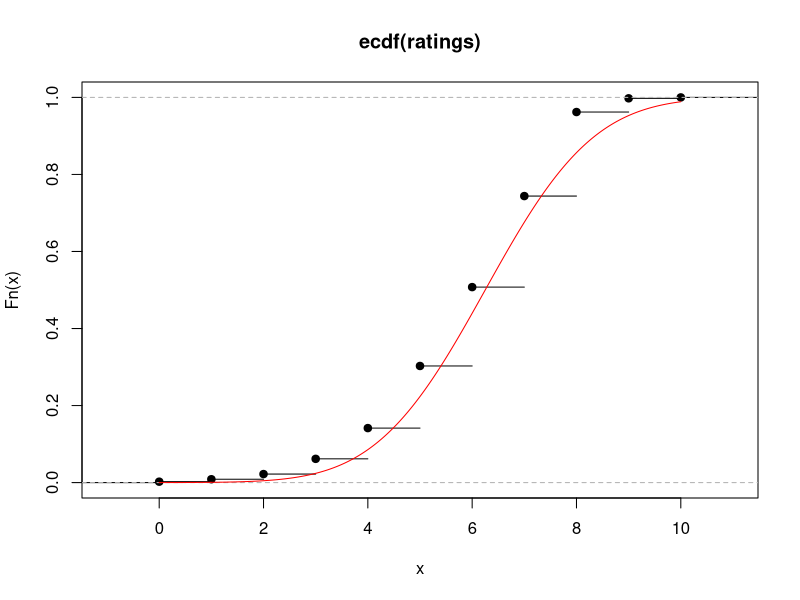
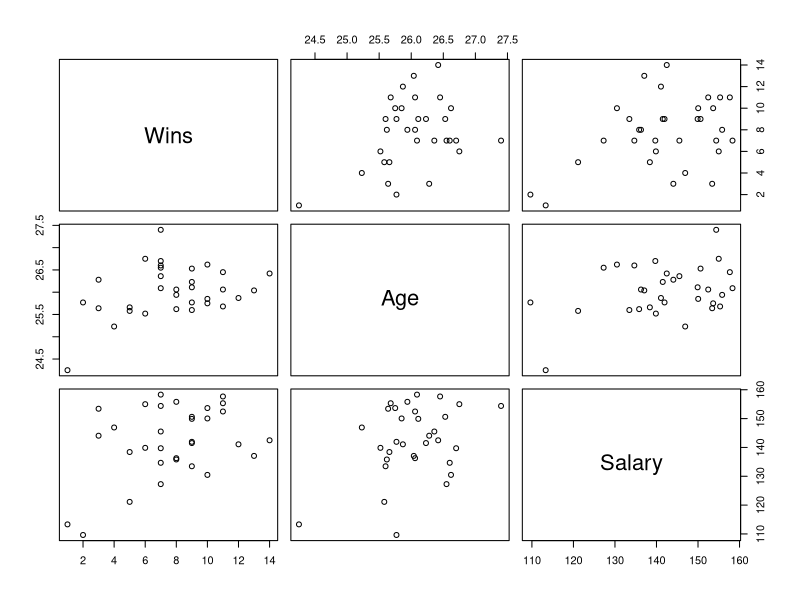

These charts were generated, in order, by the following R code: (Note: this script raises an error after producing the figures.)
#### MEAN ANALYSIS ######################################################################
options(width=300)

# zdroj1: https://www.kaggle.com/datasets/josephgreen/anthony-fantano-album-review-dataset?select=albums.csv

rawalbums <- read.csv("statprojekt/fantano_scores.csv")
rawalbums <- rawalbums[, c("album","artist", "date","genre", "score" )]
rawalbums <- rawalbums[order(rawalbums$date),]
head(rawalbums)
rownames(rawalbums) <- NULL
albums <- rawalbums[grepl("^(10|[0-9])$", rawalbums$score), ] #score iba numericke hodnoty
albums$score <- as.numeric(albums$score) #pretypovanie na numericke hodnoty
ratings <- albums$score
dim(albums)

plot(ecdf(ratings))
osX <- seq(0,10,length.out=10000)
lines(osX, pnorm(osX, mean=mean(ratings), sd=sqrt(var(ratings))), col="red")

# TEST NORMALITY
ks.test(ratings, "pnorm", mean = mean(ratings), sd = sd(ratings))
# p-value < 2.2e-16   ->   data niesu normalne

# TESTUJEME:
# H0: mu <= 5	vs 	H1: mu > 5 	
# h0: priemerne hodnotenie je <= 5 vs h1: priemerne hodnotenie je > ako 5
wilcox.test(ratings, alternative = "greater", mu = 5)
# p-value < 2.2e-16   ->   zamietame h0


# Pre porovnanie dvoch priemerov vezmeme priemerne hodnotenie albumov z dvoch najhodnotenejsich albumov:
# (hiphop, pop)
summary(albums)

head(sort(table(albums$genre), decreasing = TRUE), 5)
hiphop <- albums[grepl("hip hop", albums$genre),]
pop <- albums[grepl("pop", albums$genre),]

# TESTUJEME:
# H0: mu1<=mu2 	vs 	H1: mu1>mu2 		
# (h0: hiphop ma priemerny rating <= pop vs h1: hiphop ma > pop)
wilcox.test(hiphop$score, pop$score, alternative = "greater")
# p-value = 0.9998    ->   H0 nezamietame (hiphop <= pop)

mean(hiphop$score) 				#5.851582
mean(pop$score)    				#6.315625

#### CORRELATION ANALYSIS ######################################################################

salaries <- read.table("statprojekt/football-salaries-2017.txt", header = TRUE, sep = "\t")
salaries <- na.omit(salaries)
names(salaries)[names(salaries) == "Salary.total.in..M."] <- "Salary"
names(salaries)[names(salaries) == "Avg.Age"] <- "Age"
attach(salaries)
dim(salaries)

cor(salaries[, c(2,3,5)])
png("001.png", height = 600, width = 600)
plot(salaries[,c(2,3,5)])
dev.off()
# TESTY NORMALITY:
shapiro.test(Wins)
shapiro.test(Age)
shapiro.test(Salary)
# Zamietame normalitu pre Salary

cor(Wins, Age)
# 0.3445676

# TESTUJEME:
# H0: r = 0 	vs 	H1: r != 0
cor.test(Wins, Age, alternative = "two.sided")
# p-value = 0.05346
# nezamietame H0.      ->   	korelacia je zanedbatelna

# H0: rho = 0 	vs 	H1: rho != 0
cor.test(Salary, Wins ,alternative="two.sided", method="spearman")
# nemame dostatocnu informaciu o zamietnuti nulovej hypotezy, korelacie su teda zanedbatelne

# fisher Z:
r <- cor(Wins, Age)
Z <- atanh(r)

# 95% IS: (pre rho)
n <- length(Wins)
L <- (Z - qnorm(.975)/sqrt(n-3))
U <- (Z + qnorm(.975)/sqrt(n-3))
c(L, U) 
# IS: (-0.004689851,  0.723222499)

#otestujeme rovnost dvoch korelacii: salary s poctom vyhier pre nad a podpriemerny plat
mu <- mean(Salary)
aboveAge<-Age[Salary>=mu]
aboveWins <- Wins[Salary>=mu]

d


#H0: obe skupiny maju rovnaku korelaciu vs H1: r1!=r2
r1 <- cor(aboveAge, aboveWins)
r2 <- cor(belowAge, belowWins)
Z1 <- atanh( r1 )
Z2 <- atanh( r2 )
n1 <- length( aboveAge )
n2 <- length( belowAge )
Z12 <- ((Z1-Z2)/sqrt(1/(n1-3) + 1/(n2-3)))
# print(Z12)
p <- 2 * (1 - pnorm(abs(Z12)))
# p_value = 0.2592782     ->    	  nezamietame nulovu hypotezu - nemame dostatocne informacie na to,
# 									  aby sme povedali ze sa dane korelacie signifikantne lisia.

#### LINEAR REGRESSION ######################################################################

water <- read.table("statprojekt/hard-water.txt", header = TRUE, sep = "\t")
water <- na.omit(water)
attach(water)

png("002.png", height = 600, width = 600)
plot(Calcium, Mortality, main="Mortality (per 100 000) vs Calcium (ppm)")

MODEL <- lm(Mortality ~ 1+Calcium,  x=TRUE)  
abline(MODEL, lwd=2)
dev.off()
summary(MODEL)
# Intercept: 1676.3556  (Beta0)
# Calcium:   -3.2261    (Beta1)

ks.test(Mortality, "pnorm", mean = mean(Mortality), sd = sd(Mortality)) #p-value = 0.8968
ks.test(Calcium, "pnorm", mean = mean(Calcium), sd = sd(Calcium))       #p-value = 0.01786 -> nie normalne

png("003.png", height = 600, width = 600)
plot(ecdf(Calcium), main="Empirical CDF of Calcium")
osX <- seq(0 ,150,length.out=10)
lines(osX, pnorm(osX, mean=mean(Calcium), sd=sqrt(var(Calcium))), col="red")
dev.off()
# TEST NORMALITY REZIDUI:
shapiro.test(MODEL$residuals) 		  #p-value = 0.6798 -> residuals su normalne

png("004.png", height = 600, width = 600)
plot(MODEL, which=1, main="Linear regression residuals vs fitted") 	#vykreslime residuals
dev.off()									  
#vykreslime model
png("005.png", height = 600, width = 600)
plot(Calcium, Mortality,main="Mortality (per 100 000) vs Calcium (ppm)")
MODEL <- lm(Mortality ~ 1+Calcium,  x=TRUE)  
abline(MODEL, lwd=2)

# pas spolahlivosti:
Scheffe1 <- function(a,betaHAT,Y,X)
{
	n <- length(Y)					  #pocet zavislych prem
	k <- length(betaHAT)			  #pocet parametrov
	SSe <- sum( (Y - X%*%betaHAT)^2 ) #sucet stvorcov chyb
	S <- sqrt( SSe / (n-k) )

	# Dolna a Horna hranica
	L <- t(a)%*%betaHAT - sqrt(k*qf(0.95,df1=k,df2=n-k))*S*sqrt( t(a)%*%solve(t(X)%*%X)%*%a )
	U <- t(a)%*%betaHAT + sqrt(k*qf(0.95,df1=k,df2=n-k))*S*sqrt( t(a)%*%solve(t(X)%*%X)%*%a )
	return( c(L , U) )
}

osX <- seq(min(Calcium) , max(Calcium) , length.out=150)
okraje.pasu <- matrix( nrow=2 , ncol=length(osX) )
for (i in 1:length(osX))
   okraje.pasu[,i] <- Scheffe1( a=c( 1,osX[i]) , betaHAT=MODEL$coeff , Y=Mortality , X=MODEL$x )

# dolna a horna hranica:
lines(osX , okraje.pasu[1,] ,
      col="red")
lines(osX , okraje.pasu[2,] ,
      col="red")

# predikcny pas:
Scheffe2 <- function(a,betaHAT,Y,X)
{
	n <- length(Y)
	k <- length(betaHAT)
	SSe <- sum( (Y - X%*%betaHAT)^2 )
	S <- sqrt( SSe / (n-k) )

	L <- t(a)%*%betaHAT - sqrt(k*qf(0.95,df1=k,df2=n-k))*S*sqrt(1+t(a)%*%solve(t(X)%*%X)%*%a )
	U <- t(a)%*%betaHAT + sqrt(k*qf(0.95,df1=k,df2=n-k))*S*sqrt(1+t(a)%*%solve(t(X)%*%X)%*%a )
	return( c(L , U) )
}

osX <- seq(min(Calcium) , max(Calcium) , length.out=140)
okraje.pasu <- matrix( nrow=2 , ncol=length(osX) )
for (i in 1:length(osX))
   okraje.pasu[,i] <- Scheffe2( a=c( 1,osX[i]) , betaHAT=MODEL$coeff , Y=Mortality , X=MODEL$x )

#dolna a horna hranica pasu:
lines(osX , okraje.pasu[1,] ,
      col="green")
lines(osX , okraje.pasu[2,] ,
      col="green")

dev.off()
# IS pre kontrast:
ISpreKontrast <- function(a,betaHAT,Y,X)
{
	n <- length(Y)
	k <- length(betaHAT)
	SSe <- sum( (Y - X%*%betaHAT)^2 )
	S <- sqrt( SSe / (n-k) )

	DolnaHranica <- t(a)%*%betaHAT - qt(0.975,df=n-k)*S*sqrt( t(a)%*%solve(t(X)%*%X)%*%a )
	HornaHranica <- t(a)%*%betaHAT + qt(0.975,df=n-k)*S*sqrt( t(a)%*%solve(t(X)%*%X)%*%a )
	return( c(DolnaHranica , t(a)%*%betaHAT , HornaHranica) )
}
betaHAT <- MODEL$coeff
Y <- Mortality
X <- MODEL$x
# a <- c(0,1)
# ISpreKontrast(a,betaHAT,Y,X)
# a <- c(1,0)
# ISpreKontrast(a,betaHAT,Y,X)
# a <- c(1,101)
# ISpreKontrast(a,betaHAT,Y,X)
a <- c(1, -1)  
ISpreKontrast(a, betaHAT, Y, X)


# Predikcny interval:
PredikcnyInterval <- function(a,betaHAT,Y,X)
{
	n <- length(Y)
	k <- length(betaHAT)
	SSe <- sum( (Y - X%*%betaHAT)^2 )
	S <- sqrt( SSe / (n-k) )

	DolnaHranica <- t(a)%*%betaHAT - qt(0.975,df=n-k)*S*sqrt(1+t(a)%*%solve(t(X)%*%X)%*%a )
	HornaHranica <- t(a)%*%betaHAT + qt(0.975,df=n-k)*S*sqrt(1+t(a)%*%solve(t(X)%*%X)%*%a )
	return( c(DolnaHranica , t(a)%*%betaHAT , HornaHranica) )
}

a <- c(0,1)
PredikcnyInterval(a, betaHAT, Y, X)
a <- c(1,0)
PredikcnyInterval(a, betaHAT, Y, X)
a <- c(1,-1)
PredikcnyInterval(a, betaHAT, Y, X)
#############################################################################################
png("006.png", width = 600, height = 600)
plot(Calcium, Mortality,main="Mortality (per 100 000) vs Calcium (ppm)")
cMODEL <- lm(Mortality ~ 1+Calcium+I(Calcium^2),  x=TRUE)  
osX <- seq(min(Calcium) , max(Calcium) , by=10)
lines(osX , cMODEL$coeff[1] + cMODEL$coeff[2]*osX + cMODEL$coeff[3]*osX^2)

osX <- seq(min(Calcium) , max(Calcium) , length.out=150)
okraje.pasu <- matrix( nrow=2 , ncol=length(osX) )
for (i in 1:length(osX))
   okraje.pasu[,i] <- Scheffe1( a=c( 1,osX[i], (osX[i])^2) , betaHAT=cMODEL$coeff , Y=Mortality , X=cMODEL$x )

# dolna a horna hranica:
lines(osX , okraje.pasu[1,] ,
      col="red")
lines(osX , okraje.pasu[2,] ,
      col="red")

osX <- seq(min(Calcium) , max(Calcium) , length.out=140)
okraje.pasu <- matrix( nrow=2 , ncol=length(osX) )
for (i in 1:length(osX))
   okraje.pasu[,i] <- Scheffe2( a=c( 1,osX[i], (osX[i])^2) , betaHAT=cMODEL$coeff , Y=Mortality , X=cMODEL$x )

#dolna a horna hranica pasu:
lines(osX , okraje.pasu[1,] ,
      col="green")
lines(osX , okraje.pasu[2,] ,
      col="green")
dev.off()
summary(cMODEL)
# Residual standard error: 144.1 on 58 degrees of freedom
# Multiple R-squared:  0.4301,    Adjusted R-squared:  0.4104
# F-statistic: 21.88 on 2 and 58 DF,  p-value: 8.302e-08
summary(MODEL)
# Residual standard error: 143 on 59 degrees of freedom
# Multiple R-squared:  0.4288,    Adjusted R-squared:  0.4191
# F-statistic:  44.3 on 1 and 59 DF,  p-value: 1.033e-08

png("000.png", width = 1200, height = 600)

par(mfrow = c(1, 2))
plot(cMODEL, which = 1, main = "Polynomial")
plot(MODEL, which = 1, main = "Linear")
dev.off()
